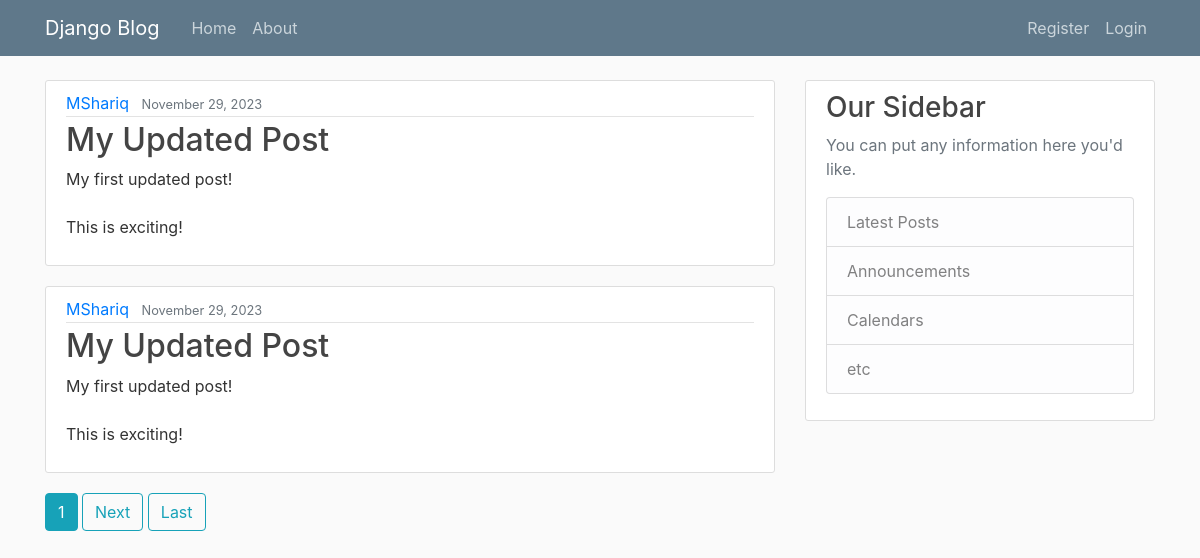
Screenshot of /blog/ with the database file from the repository.
### blogapp/models.py (models this page shows, shortened)
class Post(models.Model):
    title = models.CharField(max_length=100)
    content = models.TextField()
    date_posted = models.DateTimeField(default=timezone.now)
    author = models.ForeignKey(User , on_delete=models.CASCADE)

### blogapp/views.py (the view)
# urls.py: path('', PostListView.as_view() , name='blog-home'),
class PostListView(ListView):
    model = Post
    template_name = 'blogs/index.html'#<app_name>/<ModelName>_<typeofdatatype>.html
    context_object_name = 'posts'
    ordering = ['-date_posted']
    paginate_by = 2

### blogapp/templates/blogs/index.html (shortened to what this page needs)
{% extends "blogs/base.html"%}
{% block content %}
    {% for post in posts %}
        <article class="media content-section">
            <div class="media-body">
            <div class="article-metadata">
            <a class="mr-2" href="{% url 'user_post' post.author.username %}">{{ post.author }}</a>
            <small class="text-muted">{{ post.date_posted|date:"F d, Y" }}</small>
            </div>
            <h2><a class="article-title" href="{% url 'post-detail' post.id %}">{{ post.title }}</a></h2>
            <p class="article-content">{{ post.content }}</p>
            </div>
            </article>
    {% endfor %}
    <div>
        {% if is_paginated %}
            {% for num in page_obj.paginator.page_range %}
                {% if page_obj.number == num %}
                    <a class="btn btn-info mb-6" href="{{ num }}">{{ num }}</a>
                {% endif%}
            {% endfor %}
        {% if page_obj.has_next %}
                <a class="btn btn-outline-info mb-6" href="?page={{ page_obj.next_page_number }}">Next</a>
                <a class="btn btn-outline-info mb-6" href="?page={{ page_obj.paginator.num_pages }} ">Last</a>
            {% endif %}
        {% endif %}
</div>
{% endblock content %}

### blogapp/templates/blogs/base.html (shortened to what this page needs)
{% load static %}
<!DOCTYPE html>
<html>
<head>
    <link rel="stylesheet"
    href="https://maxcdn.bootstrapcdn.com/bootstrap/4.0.0/css/bootstrap.min.css">
    <link rel="stylesheet" type="text/css" href="{% static 'blogs/main.css' %}">
</head>
<body>
    <header class="site-header">
      <nav class="navbar navbar-expand-md navbar-dark bg-steel fixed-top">
        <div class="container">
          <a class="navbar-brand mr-4" href="{% url 'blog-home' %}">Django Blog</a>
          <div class="collapse navbar-collapse" id="navbarToggle">
            <div class="navbar-nav mr-auto">
              <a class="nav-item nav-link" href="{% url 'blog-home' %}">Home</a>
              <a class="nav-item nav-link" href="{% url 'blog-about' %}">About</a>
            </div>
            <div class="navbar-nav">
              {% if user.is_authenticated %}
                <a class="nav-item nav-link" href="{% url 'post-create' %}">New Post</a>
                <a class="nav-item nav-link" href="{% url 'profile' %}">Profile</a>
                <a class="nav-item nav-link" href="{% url 'logout' %}">Log Out</a>
              {% else %}
                <a class="nav-item nav-link" href="{% url 'register' %}">Register</a>
                <a class="nav-item nav-link" href="{% url 'login' %}">Login</a>
              {% endif %}
            </div>
          </div>
        </div>
      </nav>
    </header>
    <main role="main" class="container">
      <div class="row">
        <div class="col-md-8">
          {% block content %}{% endblock %}
        </div>
        <div class="col-md-4">
          <div class="content-section">
            <h3>Our Sidebar</h3>
            <p class='text-muted'>You can put any information here you'd like.
              <ul class="list-group">
                <li class="list-group-item list-group-item-light">Latest Posts</li>
                <li class="list-group-item list-group-item-light">Announcements</li>
                <li class="list-group-item list-group-item-light">Calendars</li>
                <li class="list-group-item list-group-item-light">etc</li>
              </ul>
            </p>
          </div>
        </div>
      </div>
    </main>
</body>
</html>

### blogapp/static/blogs/main.css (style rules this page uses)
body { background: #fafafa; color: #333333; margin-top: 5rem; }
h1, h2, h3, h4, h5, h6 { color: #444444; }
ul { margin: 0; }
.bg-steel { background-color: #5f788a; }
.site-header .navbar-nav .nav-link { color: #cbd5db; }
.content-section { background: #ffffff; padding: 10px 20px; border: 1px solid #dddddd; border-radius: 3px; margin-bottom: 20px; }
.article-title { color: #444444; }
.article-content { white-space: pre-line; }
.article-metadata { padding-bottom: 1px; margin-bottom: 4px; border-bottom: 1px solid #e3e3e3 }

### rows the page displays
Post: author "MShariq", date_posted "November 29, 2023", title "My Updated Post", content "My first updated post! This is exciting!"
Post: author "MShariq", date_posted "November 29, 2023", title "My Updated Post", content "My first updated post! This is exciting!"

### other values shown
{{ num }} "1"
